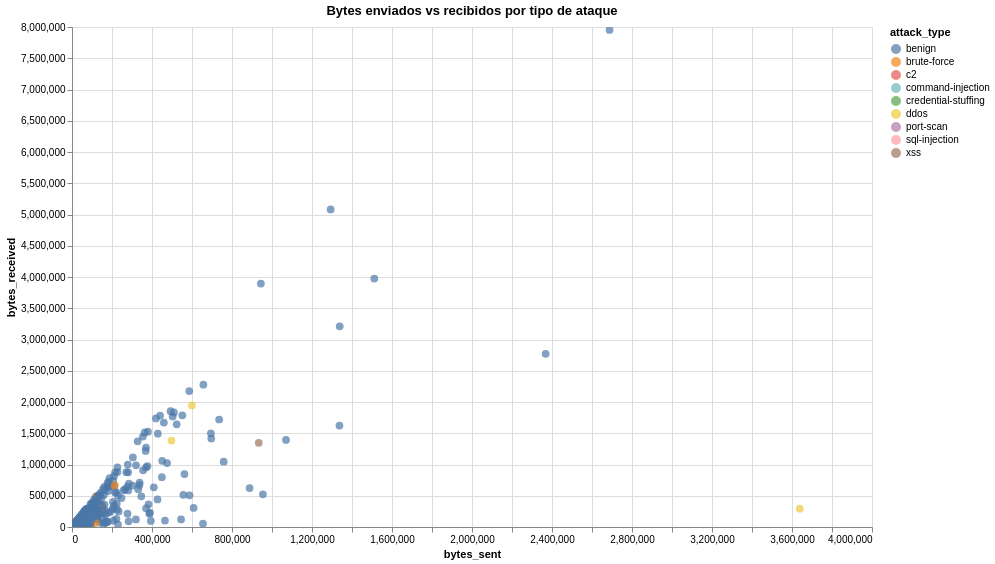

This figure's notebook cell:
### Code cell
chart = alt.Chart(df.sample(1000)).mark_circle(size=60).encode(
    x='bytes_sent:Q',           # Q = cuantitativa
    y='bytes_received:Q',        # Q = cuantitativa  
    color='attack_type:N',       # N = nominal (categórica)
    tooltip=['attack_type:N', 'protocol:N', 'bytes_sent:Q', 'bytes_received:Q', 'src_port:Q']
).properties(
    title='Bytes enviados vs recibidos por tipo de ataque',
    width=800,
    height=500
).interactive()
chart.show()

### Figure 1 — Vega-Lite specification as saved in the notebook (floating-point values rounded to 4 significant figures; data arrays with more than 128 entries replaced by an {"elided": "..."} marker saying what was removed)
{"config": {"view": {"continuousWidth": 300, "continuousHeight": 300}}, "data": {"name": "data-8c57a286dec3a89baaf6dbd02e351726"}, "mark": {"type": "circle", "size": 60}, "encoding": {"color": {"field": "attack_type", "type": "nominal"}, "tooltip": [{"field": "attack_type", "type": "nominal"}, {"field": "protocol", "type": "nominal"}, {"field": "bytes_sent", "type": "quantitative"}, {"field": "bytes_received", "type": "quantitative"}, {"field": "src_port", "type": "quantitative"}], "x": {"field": "bytes_sent", "type": "quantitative"}, "y": {"field": "bytes_received", "type": "quantitative"}}, "height": 500, "params": [{"name": "param_1e9efca18e7a2868", "select": {"type": "interval", "encodings": ["x", "y"]}, "bind": "scales"}], "title": "Bytes enviados vs recibidos por tipo de ataque", "width": 800, "$schema": "https://vega.github.io/schema/vega-lite/v6.1.0.json", "datasets": {"data-8c57a286dec3a89baaf6dbd02e351726": {"elided": "1000 records"}}}
